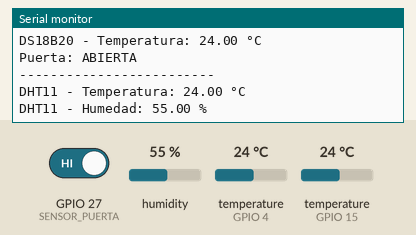
This sketch was run on a simulated ESP32. Parts: the last lines printed to the serial monitor. The test bench sets the inputs (shaded band); at power-on: GPIO 27 (SENSOR_PUERTA) HIGH, humidity 55 %, temperature (sensors on GPIO 4, GPIO 15) 24 °C.

Above: at 3.6 s.
3.7 s: GPIO 27 (SENSOR_PUERTA) driven LOW
At 7.4 s:
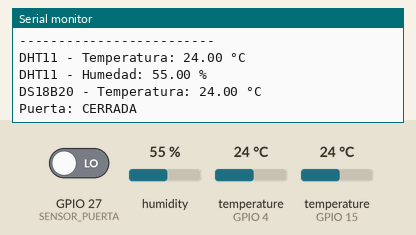
10.6 s: humidity set to 22 %
At 12.4 s:
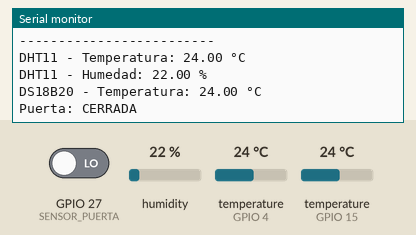
14.2 s: temperature (sensor on GPIO 4) set to 12 °C
At 15.4 s:
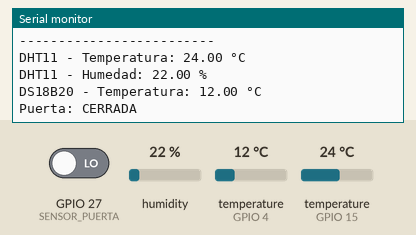
17.8 s: temperature (sensor on GPIO 15) set to 12 °C
21.4 s: temperature (sensor on GPIO 4) set to 19 °C
At 23.5 s:
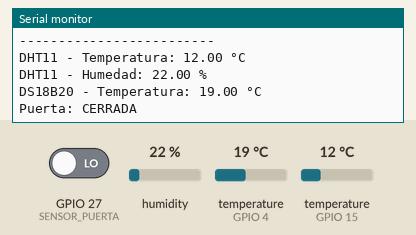
25.0 s: humidity set to 40 %
At 26.7 s:
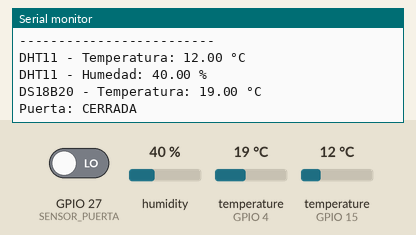
Timing chart, 0 to 28.2 s (numbered marks = the images above; inputs shaded):
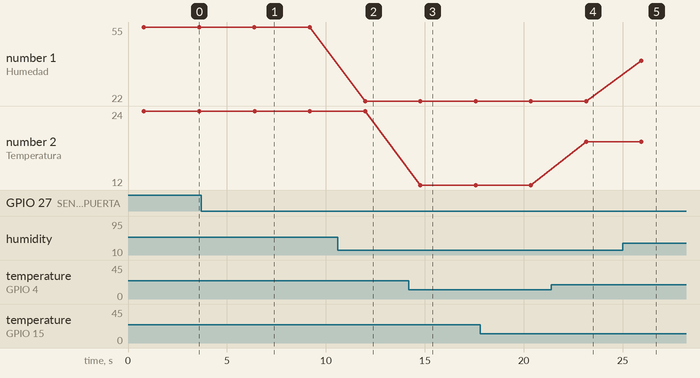

The sketch:

Act1.ino
```cpp
#include <OneWire.h>
#include <DallasTemperature.h>
#include "DHT.h"

// =========================
// DHT11
// =========================
#define DHTPIN 15
#define DHTTYPE DHT11

DHT dht(DHTPIN, DHTTYPE);

// =========================
// DS18B20
// =========================
#define DS18B20_PIN 4

OneWire oneWire(DS18B20_PIN);
DallasTemperature ds18b20(&oneWire);

// =========================
// SENSOR MAGNÉTICO
// =========================
#define SENSOR_PUERTA 27

void setup() {
  Serial.begin(115200);

  // Iniciar DHT11
  dht.begin();

  // Iniciar DS18B20
  ds18b20.begin();

  // Iniciar sensor magnetico
  pinMode(SENSOR_PUERTA, INPUT);

  Serial.println("================================");
  Serial.println("   SISTEMA DE MONITOREO IoT");
  Serial.println("================================");
}

void loop() {

  // -------------------------
  // Leer DHT11
  // -------------------------
  float humedad = dht.readHumidity();
  float temperaturaDHT = dht.readTemperature();

  // -------------------------
  // Leer DS18B20
  // -------------------------
  ds18b20.requestTemperatures();
  float temperaturaDS = ds18b20.getTempCByIndex(0);

  // -------------------------
  // Leer sensor magnetico
  // -------------------------
  int estadoPuerta = digitalRead(SENSOR_PUERTA);

  Serial.println("-------------------------");

  // DHT11
  if (isnan(humedad) || isnan(temperaturaDHT)) {
    Serial.println("DHT11: Error de lectura");
  } else {
    Serial.print("DHT11 - Temperatura: ");
    Serial.print(temperaturaDHT);
    Serial.println(" °C");

    Serial.print("DHT11 - Humedad: ");
    Serial.print(humedad);
    Serial.println(" %");
  }

  // DS18B20
  Serial.print("DS18B20 - Temperatura: ");
  Serial.print(temperaturaDS);
  Serial.println(" °C");

  // Sensor magnetico
  Serial.print("Puerta: ");

  if (estadoPuerta == LOW) {
    Serial.println("CERRADA");
  } else {
    Serial.println("ABIERTA");
  }

  delay(2000);
}
```

Measured:
- after the input at 3.7 s, the serial monitor: prints a new line after 2.7 s (image 1)
- after the input at 10.6 s, the serial monitor: prints a new line after 1.4 s (image 2)
- after the input at 14.2 s, the serial monitor: prints a new line after 0.57 s (image 3)
- after the input at 21.4 s, the serial monitor: prints a new line after 1.8 s (image 4)
- after the input at 25.0 s, the serial monitor: prints a new line after 0.95 s (image 5)
- plotted number 1: 55 → 22 after the input at 10.6 s, 22 → 40 after the input at 25.0 s
- plotted number 2: 24 → 12 after the input at 14.2 s, 12 → 19 after the input at 21.4 s
